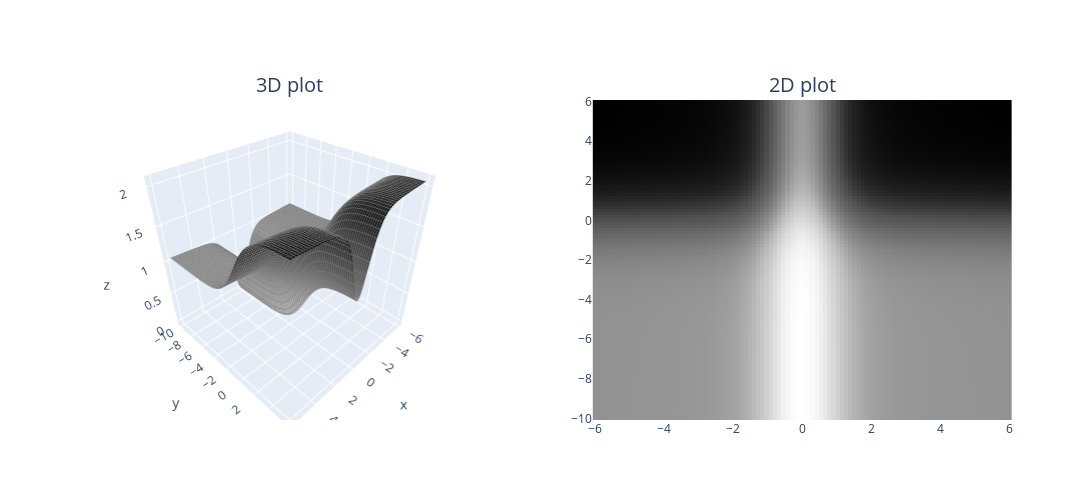

Notebook code for this chart:
### Markdown cell above
## Visualising optimization with pathological curvatures

A pathological curvature is a type of surface that is similar to ravines and is particularly tricky for plain SGD optimization. In words, pathological curvatures typically have a steep gradient in one direction with an optimum at the center, while in a second direction we have a slower gradient towards a (global) optimum. Let’s first create an example surface of this and visualize it:

### Code cell
def pathological_curve_loss(x: t.Tensor, y: t.Tensor):
    # Example of a pathological curvature. There are many more possible, feel free to experiment here!
    x_loss = t.tanh(x) ** 2 + 0.01 * t.abs(x)
    y_loss = t.sigmoid(y)
    return x_loss + y_loss

plot_fn(pathological_curve_loss)

### Figure 1 — Plotly figure (JSON) as saved in the notebook; plotly's stock layout.template omitted (floating-point values rounded to 4 significant figures; data arrays with more than 128 entries replaced by an {"elided": "..."} marker saying what was removed)
{"data": [{"colorscale": [[0, "rgb(255,255,255)"], [0.125, "rgb(240,240,240)"], [0.25, "rgb(217,217,217)"], [0.375, "rgb(189,189,189)"], [0.5, "rgb(150,150,150)"], [0.625, "rgb(115,115,115)"], [0.75, "rgb(82,82,82)"], [0.875, "rgb(37,37,37)"], [1, "rgb(0,0,0)"]], "contours": {"x": {"color": "grey", "end": 6, "show": true, "size": 0.2, "start": -6}, "y": {"color": "grey", "end": 6, "show": true, "size": 0.2, "start": -10}}, "hovertemplate": "<b>x</b> = %{x:.2f}<br><b>y</b> = %{y:.2f}<br><b>z</b> = %{z:.2f}</b>", "scene": "scene", "showscale": false, "type": "surface", "x": [-6, -5.879, -5.758, -5.636, -5.515, -5.394, -5.273, -5.152, -5.03, -4.909, -4.788, -4.667, -4.545, -4.424, -4.303, -4.182, -4.061, -3.939, -3.818, -3.697, -3.576, -3.455, -3.333, -3.212, -3.091, -2.97, -2.848, -2.727, -2.606, -2.485, -2.364, -2.242, -2.121, -2.0, -1.879, -1.758, -1.636, -1.515, -1.394, -1.273, -1.152, -1.03, -0.9091, -0.7879, -0.6667, -0.5455, -0.4242, -0.303, -0.1818, -0.06061, 0.06061, 0.1818, 0.303, 0.4242, 0.5455, 0.6667, 0.7879, 0.9091, 1.03, 1.152, 1.273, 1.394, 1.515, 1.636, 1.758, 1.879, 2.0, 2.121, 2.242, 2.364, 2.485, 2.606, 2.727, 2.848, 2.97, 3.091, 3.212, 3.333, 3.455, 3.576, 3.697, 3.818, 3.939, 4.061, 4.182, 4.303, 4.424, 4.545, 4.667, 4.788, 4.909, 5.03, 5.152, 5.273, 5.394, 5.515, 5.636, 5.758, 5.879, 6], "y": [-10, -9.838, -9.677, -9.515, -9.354, -9.192, -9.03, -8.869, -8.707, -8.545, -8.384, -8.222, -8.061, -7.899, -7.737, -7.576, -7.414, -7.253, -7.091, -6.929, -6.768, -6.606, -6.444, -6.283, -6.121, -5.96, -5.798, -5.636, -5.475, -5.313, -5.152, -4.99, -4.828, -4.667, -4.505, -4.343, -4.182, -4.02, -3.859, -3.697, -3.535, -3.374, -3.212, -3.051, -2.889, -2.727, -2.566, -2.404, -2.242, -2.081, -1.919, -1.758, -1.596, -1.434, -1.273, -1.111, -0.9495, -0.7879, -0.6263, -0.4646, -0.303, -0.1414, 0.0202, 0.1818, 0.3434, 0.5051, 0.6667, 0.8283, 0.9899, 1.152, 1.313, 1.475, 1.636, 1.798, 1.96, 2.121, 2.283, 2.444, 2.606, 2.768, 2.929, 3.091, 3.253, 3.414, 3.576, 3.737, 3.899, 4.061, 4.222, 4.384, 4.545, 4.707, 4.869, 5.03, 5.192, 5.354, 5.515, 5.677, 5.838, 6], "z": {"elided": "100x100 float values"}}, {"colorscale": [[0, "rgb(255,255,255)"], [0.125, "rgb(240,240,240)"], [0.25, "rgb(217,217,217)"], [0.375, "rgb(189,189,189)"], [0.5, "rgb(150,150,150)"], [0.625, "rgb(115,115,115)"], [0.75, "rgb(82,82,82)"], [0.875, "rgb(37,37,37)"], [1, "rgb(0,0,0)"]], "customdata": {"elided": "100x100 float values"}, "hovertemplate": "<b>x</b> = %{x:.2f}<br><b>y</b> = %{y:.2f}<br><b>z</b> = %{customdata:.2f}</b>", "showscale": false, "type": "heatmap", "x": [-6, -5.879, -5.758, -5.636, -5.515, -5.394, -5.273, -5.152, -5.03, -4.909, -4.788, -4.667, -4.545, -4.424, -4.303, -4.182, -4.061, -3.939, -3.818, -3.697, -3.576, -3.455, -3.333, -3.212, -3.091, -2.97, -2.848, -2.727, -2.606, -2.485, -2.364, -2.242, -2.121, -2.0, -1.879, -1.758, -1.636, -1.515, -1.394, -1.273, -1.152, -1.03, -0.9091, -0.7879, -0.6667, -0.5455, -0.4242, -0.303, -0.1818, -0.06061, 0.06061, 0.1818, 0.303, 0.4242, 0.5455, 0.6667, 0.7879, 0.9091, 1.03, 1.152, 1.273, 1.394, 1.515, 1.636, 1.758, 1.879, 2.0, 2.121, 2.242, 2.364, 2.485, 2.606, 2.727, 2.848, 2.97, 3.091, 3.212, 3.333, 3.455, 3.576, 3.697, 3.818, 3.939, 4.061, 4.182, 4.303, 4.424, 4.545, 4.667, 4.788, 4.909, 5.03, 5.152, 5.273, 5.394, 5.515, 5.636, 5.758, 5.879, 6], "xaxis": "x", "y": [-10, -9.838, -9.677, -9.515, -9.354, -9.192, -9.03, -8.869, -8.707, -8.545, -8.384, -8.222, -8.061, -7.899, -7.737, -7.576, -7.414, -7.253, -7.091, -6.929, -6.768, -6.606, -6.444, -6.283, -6.121, -5.96, -5.798, -5.636, -5.475, -5.313, -5.152, -4.99, -4.828, -4.667, -4.505, -4.343, -4.182, -4.02, -3.859, -3.697, -3.535, -3.374, -3.212, -3.051, -2.889, -2.727, -2.566, -2.404, -2.242, -2.081, -1.919, -1.758, -1.596, -1.434, -1.273, -1.111, -0.9495, -0.7879, -0.6263, -0.4646, -0.303, -0.1414, 0.0202, 0.1818, 0.3434, 0.5051, 0.6667, 0.8283, 0.9899, 1.152, 1.313, 1.475, 1.636, 1.798, 1.96, 2.121, 2.283, 2.444, 2.606, 2.768, 2.929, 3.091, 3.253, 3.414, 3.576, 3.737, 3.899, 4.061, 4.222, 4.384, 4.545, 4.707, 4.869, 5.03, 5.192, 5.354, 5.515, 5.677, 5.838, 6], "yaxis": "y", "z": {"elided": "100x100 float values"}}], "layout": {"annotations": [{"font": {"size": 20}, "showarrow": false, "text": "3D plot", "x": 0.225, "xanchor": "center", "xref": "paper", "y": 1, "yanchor": "bottom", "yref": "paper"}, {"font": {"size": 20}, "showarrow": false, "text": "2D plot", "x": 0.775, "xanchor": "center", "xref": "paper", "y": 1, "yanchor": "bottom", "yref": "paper"}], "height": 500, "scene": {"aspectmode": "cube", "domain": {"x": [0, 0.45], "y": [0, 1]}}, "title": {"font": {"size": 40}}, "width": 1100, "xaxis": {"anchor": "y", "domain": [0.55, 1]}, "yaxis": {"anchor": "x", "domain": [0, 1]}}}
